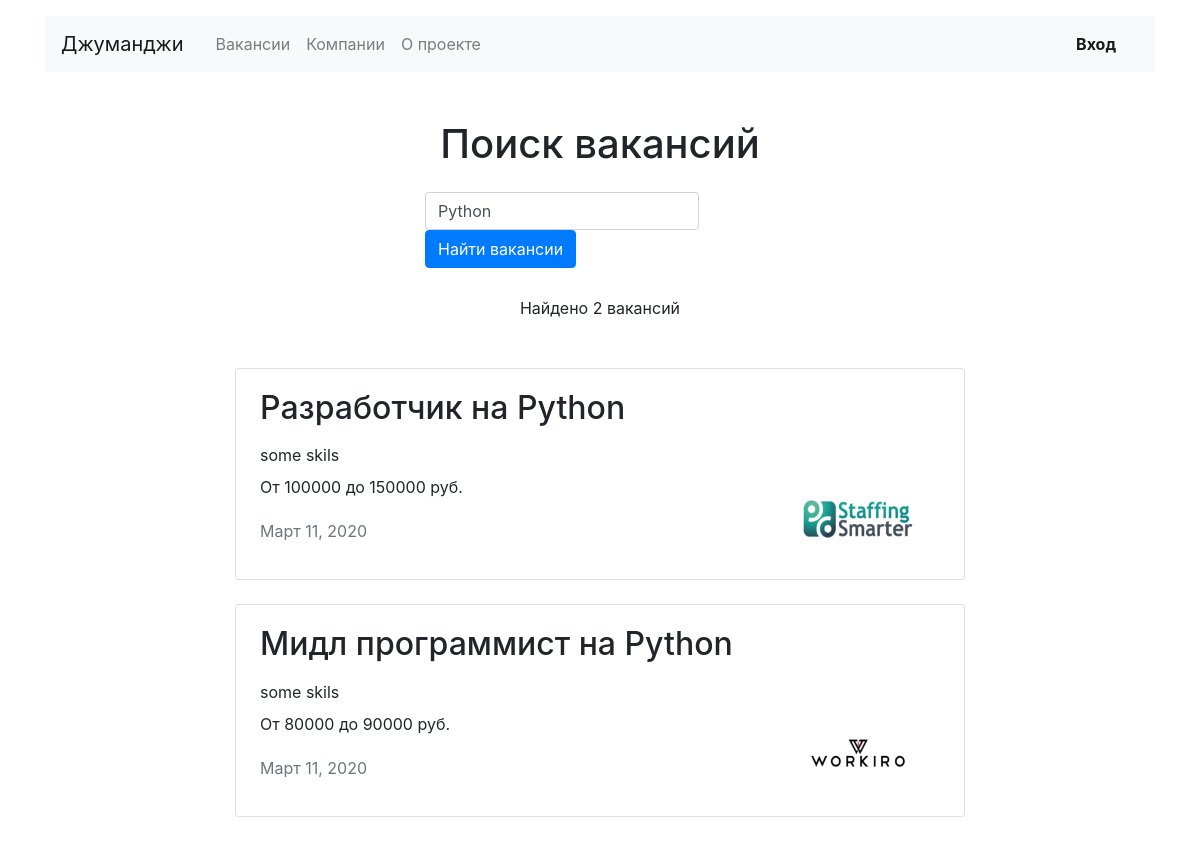
Page /search?s=Python on the earlier database version.
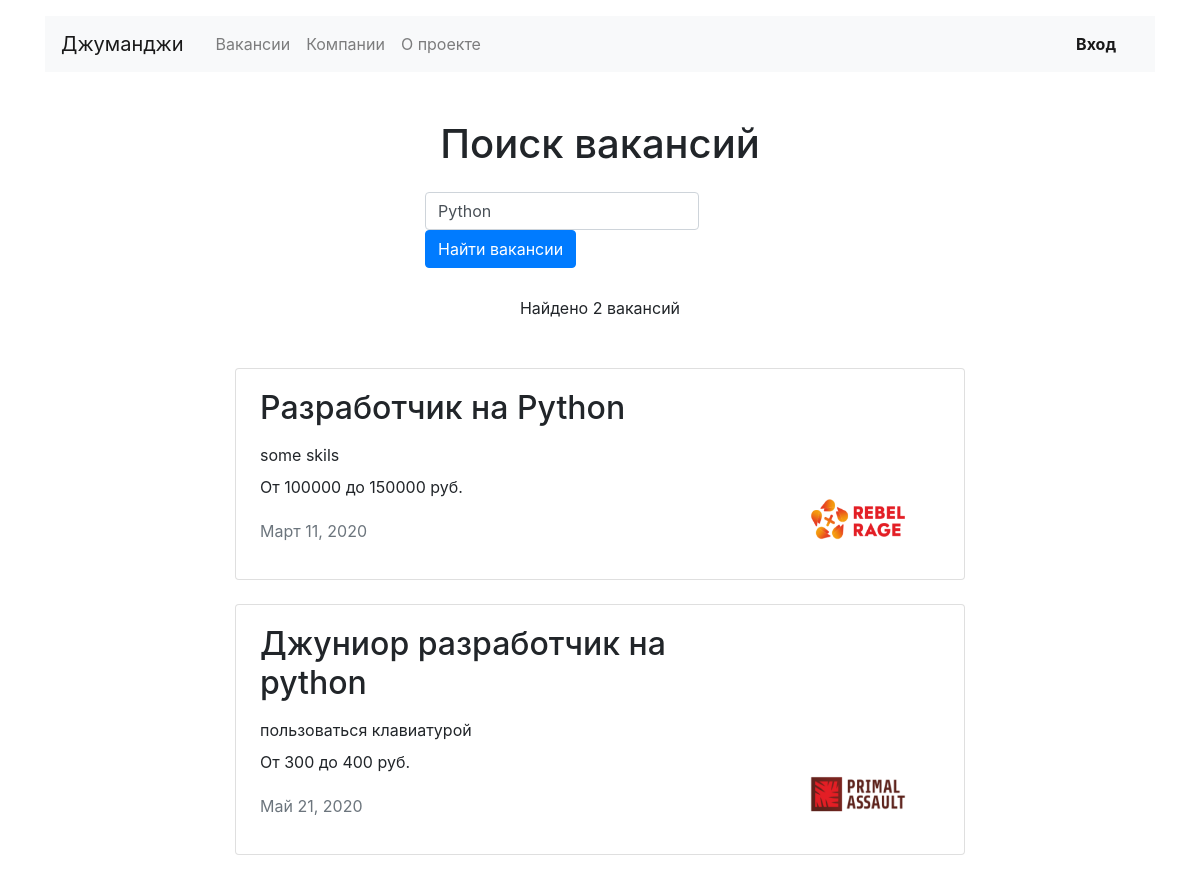
Same page on the later database version.
### jobsearch/models.py (models this page shows, shortened)
class Vacancy(models.Model):
    title = models.CharField(max_length=100)
    specialty = models.ForeignKey(Specialty, on_delete=models.CASCADE, related_name='vacancies')
    company = models.ForeignKey(Company, on_delete=models.CASCADE, related_name='vacancies')
    skills = models.TextField()
    description = models.TextField()
    salary_min = models.IntegerField()
    salary_max = models.IntegerField()
    published_at = models.DateField()

class Company(models.Model):
    name = models.CharField(max_length=100)
    location = models.CharField(max_length=100)
    logo = models.ImageField(upload_to=settings.MEDIA_COMPANY_IMAGE_DIR, blank=True, null=True)
    description = models.TextField()
    employee_count = models.IntegerField(null=True)
    owner = models.OneToOneField(User, on_delete=models.CASCADE, blank=True, null=True)

### jobsearch/views.py (the view)
# urls.py: path('search', SearchView.as_view(), name='search',),
class SearchView(View):
    def get(self, request, *args, **kwargs):
        query = request.GET.get('s')
        if query:
            vac = Vacancy.objects.filter(Q(title__contains=query) | Q(skills__contains=query))
            object_count = vac.count()
        else:
            vac = None
            object_count = 0
        return render(request, 'jobsearch/search.html', context={
            'vacancies': vac,
            'vacancy_count': object_count,
        })

### jobsearch/templates/jobsearch/search.html (shortened to what this page needs)
{% extends 'jobsearch/base.html' %}
{% block content %}
{% load static %}
  <main class="container mt-3">
    <section>
        <h1 class="h1 text-center mt-5 mb-4">Поиск вакансий</h1>
        <div class="row">
            <div class="col-md-7 col-lg-5 col-xl-4 col-sm-8 mx-auto">
            <form method="GET" action="/search" id="searchform" class="form-inline sm-form mr-auto mb-4">
                <input class="form-control mr-sm-2" type="search" id="searchbox" name="s" value="{{ request.GET.s }}" placeholder="Например: ios"  aria-label="Search">
                <button class="btn btn-primary  my-0" type="submit">Найти вакансии</button>
            </form>
            </div>
        </div>
      <p class="text-center pt-1">Найдено {{ vacancy_count }} вакансий</p>
      <div class="row mt-5">
        <div class="col-12 col-lg-8 offset-lg-2 m-auto">
            {% if vacancies %}
            {% for vacancy in vacancies %}
          <div class="card mb-4">
            <div class="card-body px-4">
              <div class="row">
                <div class="col-12 col-md-8 col-lg-9">
                  <h2 class="h2 pb-2">{{ vacancy.title }}</h2>
                  <p class="mb-2">{{ vacancy.skills }}</p>
                  <p>От {{ vacancy.salary_min }} до {{ vacancy.salary_max }} руб.</p>
                  <p class="text-muted pt-1">{{ vacancy.published_at }}</p>
                </div>
                <div class="col-12 col-md-4 col-lg-3 d-flex align-items-end">
                  <a href="#"><img src="{{ vacancy.company.logo.url  }}" width="130" height="80" alt=""></a>
                </div>
              </div>
            </div>
          </div>
          {% endfor %}
            {% else %}
            <p>Ничего не найдено! Попробуйте еще раз</p>
            {% endif %}
        </div>
      </div>
    </section>
  </main>
{% endblock %}

Differences in the rows shown:
removed Vacancy: title "Мидл программист на Python", skills "some skils", salary_min "80000", salary_max "90000", published_at "Март 11, 2020", company.logo (picture)
changed Vacancy "Разработчик на Python": company.logo: a different picture
added Vacancy: title "Джуниор разработчик на python", skills "пользоваться клавиатурой", salary_min "300", salary_max "400", published_at "Май 21, 2020", company.logo (picture)
